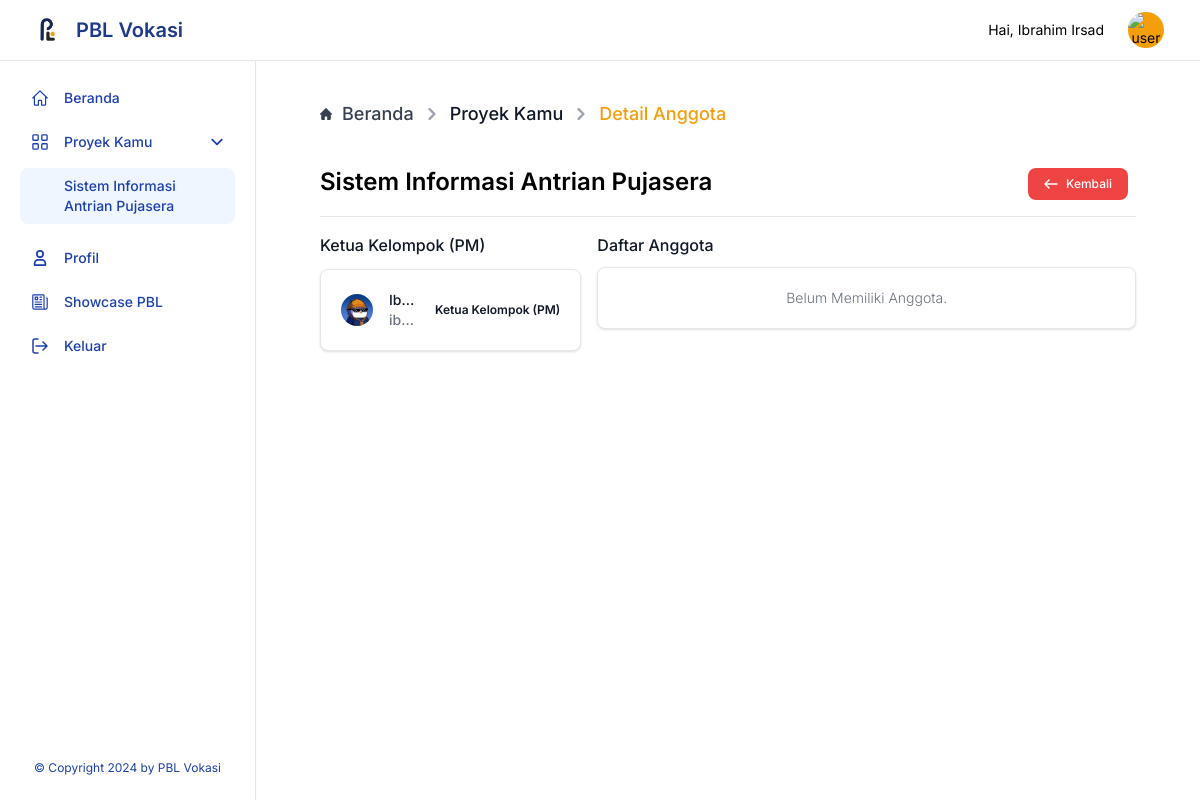
The page /user/details-anggota.php?bid=15&id=44 (signed in) on the database its author committed.
### tables this page shows
CREATE TABLE `bunch` (
  `bunch_id` int(20) NOT NULL,
  `bunch_name` varchar(250) NOT NULL,
  `leader_id` varchar(250) NOT NULL,
  `project_id` int(20) NOT NULL,
  `grade` int(20) NOT NULL,
  `status_show` varchar(12) NOT NULL
);

CREATE TABLE `proyek` (
  `id_proyek` int(20) NOT NULL,
  `nama_proyek` varchar(500) NOT NULL,
  `deskripsi_proyek` varchar(2500) NOT NULL,
  `id_user` varchar(250) NOT NULL,
  `req` varchar(2500) NOT NULL,
  `minggu` int(10) NOT NULL,
  `status_show` varchar(10) NOT NULL,
  `pict` varchar(250) NOT NULL,
  `category` int(11) NOT NULL
);

CREATE TABLE `user` (
  `email` varchar(250) NOT NULL,
  `id` varchar(20) NOT NULL,
  `nama_user` varchar(250) NOT NULL,
  `level` varchar(250) NOT NULL,
  `gambar` varchar(500) NOT NULL,
  `password` varchar(700) NOT NULL
);

### query/query.php (called while the page is built, shortened)
<?php
require 'connectdb.php';
function execThis($query)
{
  global $conn;
  $result = mysqli_query($conn, $query);
  $rows = [];
  while ($row = mysqli_fetch_assoc($result)) {
    $rows[] = $row;
  }
  return $rows;
}

### user/details-anggota.php (the view, shortened to what this page needs)
<?php
require '../query/query.php';
$get_all_members = execThis("SELECT member_id, bunch_member.id AS id_member, role, nama_user FROM bunch_member INNER JOIN user ON bunch_member.member_id = user.email WHERE bunch_id =" . $_GET['bid'] . "");
$get_leader_name = execThis("SELECT leader_id, nama_user, nama_proyek FROM bunch INNER JOIN user ON bunch.leader_id = user.email INNER JOIN proyek ON bunch.project_id = proyek.id_proyek WHERE bunch_id = " . $_GET['bid'] . "");
?>
<!DOCTYPE html>
<html lang="en">
<head>
  <?php include("./includes/head.php") ?>
</head>
<body class="">
  <?php include("./includes/navbar.php") ?>
  <?php include("./includes/aside.php") ?>
  <div class="p-4 sm:ml-64">
    <div class="rounded-lg mt-14 flex flex-col item-start">
      <div class="mx-auto w-full px-4 lg:px-12">
        <nav class="flex my-7" aria-label="Breadcrumb">
          <ol class="inline-flex items-center space-x-1 md:space-x-2 rtl:space-x-reverse">
            <li class="inline-flex items-center">
              <a href="./dashboard.php" class="inline-flex items-center lg:text-lg text-sm font-medium text-gray-700 hover:text-amber-500">
                Beranda
              </a>
            </li>
            <li class="inline-flex items-center">
              <div class="flex items-center">
                <svg class="ms-1 rtl:rotate-180 w-3 h-3 text-gray-400 mx-1" aria-hidden="true" xmlns="http://www.w3.org/2000/svg" fill="none" viewBox="0 0 6 10">
                  <path stroke="currentColor" stroke-linecap="round" stroke-linejoin="round" stroke-width="2" d="m1 9 4-4-4-4" />
                </svg>
                <a href="./projects.php?bid=<?= $_GET['bid'] ?>&id=<?= $_GET['id'] ?>" class="inline-flex items-center lg:text-lg text-xs md:text-md font-medium text-gray-700 hover:text-amber-800">
                  <span class="ms-1 lg:text-lg text-sm md:text-md font-medium text-gray-900 hover:text-amber-500 md:ms-2">Proyek Kamu</span>
                </a>
              </div>
            </li>
            <li aria-current="page">
              <div class="flex items-center">
                <svg class="rtl:rotate-180 w-3 h-3 text-gray-400 mx-1" aria-hidden="true" xmlns="http://www.w3.org/2000/svg" fill="none" viewBox="0 0 6 10">
                  <path stroke="currentColor" stroke-linecap="round" stroke-linejoin="round" stroke-width="2" d="m1 9 4-4-4-4" />
                </svg>
                <span class="ms-1 lg:text-lg text-sm font-medium text-amber-500 md:ms-2">Detail Anggota</span>
              </div>
            </li>
          </ol>
        </nav>
        <div class="flex w-full justify-between items-center">
          <h2 class="text-2xl mb-1 font-semibold"><?= $get_leader_name[0]['nama_proyek'] ?></h2>
          <div class="flex items-center flex-wrap">
            <a href="./projects.php?bid=<?= $_GET['bid'] ?>&id=<?= $_GET['id'] ?>" type="button" class="text-white bg-red-500 hover:bg-red-400 focus:ring-4 focus:outline-none focus:ring-red-300 font-medium rounded-lg text-xs px-4 py-2 text-center inline-flex items-center me-2 my-3">
              <svg class="w-3.5 h-3.5 me-2" aria-hidden="true" xmlns="http://www.w3.org/2000/svg" fill="none" viewBox="0 0 14 10">
                <path stroke="currentColor" stroke-linecap="round" stroke-linejoin="round" stroke-width="1.5" d="M13 5H1m0 0 4 4M1 5l4-4" />
              </svg>
              Kembali
            </a>
          </div>
        </div>
        <div class="mt-1 border-t border-gray-200">
          <dl class="divide-y divide-gray-100">
            <div class="px-1 sm:grid grid-cols-1 md:grid-cols-2 lg:grid-cols-3 sm:gap-4 sm:px-0">
              <dt class="text-md mt-4 font-medium leading-6 text-gray-900 flex flex-col col-span-2 lg:col-span-1">
                <p class="text-md text-gray-900">Ketua Kelompok (PM)</p>
                <div class="bg-white border shadow border-gray-200 mt-3 p-5 rounded-lg col-span-2">
                  <ul class="max-w-full">
                    <?php foreach ($get_leader_name as $all) : ?>
                      <li class="pb-3 sm:pb-4 mt-2.5 last:border-0 last:pb-0 first:mt-0 border-b border-gray-200">
                        <div class="flex items-center space-x-4 rtl:space-x-reverse">
                          <div class="flex-shrink-0">
                            <img class="w-8 h-8 rounded-full" src="../assets/img/ian.jpeg" alt="">
                          </div>
                          <div class="flex-1 min-w-0">
                            <p class="text-sm font-medium text-gray-900 truncate ">
                              <?= $all['nama_user'] ?>
                            </p>
                            <p class="text-sm text-gray-500 truncate">
                              <?= $all['leader_id'] ?>
                            </p>
                          </div>
                          <div class="inline-flex items-center text-xs font-semibold text-gray-900 ">
                            Ketua Kelompok (PM)
                          </div>
                        </div>
                      </li>
                    <?php endforeach; ?>
                  </ul>
                </div>
              </dt>
              <dd class="mt-1 font-medium leading-6 text-gray-900 sm:col-span-2 sm:mt-4">
                <p class="text-md text-gray-900">Daftar Anggota</p>
                <div class="bg-white border shadow border-gray-200 mt-2.5 p-5 rounded-lg">
                  <ul class="max-w-full">
                    <?php if (empty($get_all_members)) : ?>
                      <p class="text-center text-gray-500 text-sm font-light">Belum Memiliki Anggota.</p>
                    <?php endif; ?>
                  </ul>
                </div>
              </dd>
            </div>
          </dl>
        </div>
      </div>
    </div>
  </div>
</body>
</html>

### user/includes/aside.php (shortened to what this page needs)
<?php
require_once "/xampp/htdocs/pbl/query/query.php";
$user_projects_pm = execThis("SELECT bunch.bunch_id, project_id, bunch_name, nama_proyek FROM bunch INNER JOIN proyek ON bunch.project_id = proyek.id_proyek WHERE leader_id = '" . $_SESSION['email'] . "'");
$pagename = substr($_SERVER['SCRIPT_NAME'], strrpos($_SERVER['SCRIPT_NAME'], "/") + 1);
?>
<aside id="logo-sidebar" class="fixed top-0 left-0 z-40 w-64 h-screen pt-20 px-4 transition-transform -translate-x-full bg-white border-r shadow-sm border-gray-200 sm:translate-x-0" aria-label="Sidebar">
   <div class="h-full px-1 pb-6 overflow-y-auto bg-white flex flex-col justify-between align-center">
      <ul class="space-y-2 font-medium">
         <li>
            <a href="/PBL/user/dashboard.php" class="flex
            <?= $pagename == 'dashboard.php' ? 'bg-blue-50' : '' ?>
            items-center hover:bg-blue-50 py-2 px-3 font-medium text-blue-800 text-sm rounded-lg group">
               <span class="ml-4">Beranda</span>
            </a>
         </li>
         <li>
            <button type="button" class="flex items-center w-full hover:bg-blue-50 py-2 px-3 font-medium text-blue-800 text-sm transition duration-75 rounded-lg group " aria-controls="dropdown-example" data-collapse-toggle="dropdown-example">
               <span class="flex-1 ml-4 text-left whitespace-nowrap">Proyek Kamu</span>
               <svg class="w-3 h-3" aria-hidden="true" xmlns="http://www.w3.org/2000/svg" fill="none" viewBox="0 0 10 6">
                  <path stroke="currentColor" stroke-linecap="round" stroke-linejoin="round" stroke-width="1.5" d="m1 1 4 4 4-4" />
               </svg>
            </button>
            <ul id="dropdown-example" class="<?= ($pagename == 'projects.php' || $pagename == 'details-anggota.php' || $pagename == 'details-progress.php' || $pagename == 'submit-projects.php' || $pagename == 'request.php' || $pagename == 'todo_add.php'  || $pagename == 'doing_add.php' || $pagename == 'done_add.php' || $pagename == 'edit-progress.php') ? '' : 'hidden' ?> py-2 space-y-2 duration-300">
               <?php foreach ($user_projects_pm as $upm) : ?>
                  <li>
                     <a href="/PBL/user/projects.php?bid=<?= $upm['bunch_id'] ?>&id=<?= $upm['project_id'] ?>" class="flex
                     <?php if ($pagename == 'projects.php' || $pagename == 'details-anggota.php' || $pagename == 'details-progress.php' || $pagename == 'submit-projects.php' || $pagename == 'request.php' || $pagename == 'todo_add.php'  || $pagename == 'doing_add.php' || $pagename == 'done_add.php' || $pagename == 'edit-progress.php') : ?>
                     <?=
                        $_GET['id'] == $upm['project_id'] ? 'bg-blue-50' : ''
                     ?>
                     <?php endif; ?>
                     items-center w-full hover:bg-blue-50 py-2 px-3 font-medium text-blue-800 text-sm transition duration-75 rounded-lg pl-11 group "><?= $upm['nama_proyek'] ?></a>
                  </li>
               <?php endforeach; ?>
            </ul>
         </li>
         <li>
            <a href="/PBL/user/profile.php" class="flex
            <?= $pagename == 'profile.php' ? 'bg-blue-50' : '' ?>
            items-center hover:bg-blue-50 py-2 px-3 font-medium text-blue-800 text-sm rounded-lg  group">
               <span class="flex-1 ml-4 whitespace-nowrap">Profil</span>
            </a>
         </li>
         <li>
            <a href="/PBL/user/showcase.php" class="flex items-center hover:bg-blue-50 py-2 px-3 font-medium text-blue-800 text-sm rounded-lg  group">
               <span class="flex-1 ml-4 whitespace-nowrap">Showcase PBL</span>
            </a>
         </li>
         <li>
            <a href="/PBL/user/logout.php" class="flex items-center hover:bg-blue-50 py-2 px-3 font-medium text-blue-800 text-sm rounded-lg  group">
               <span class="flex-1 ml-4 whitespace-nowrap">Keluar</span>
            </a>
         </li>
      </ul>
      <div>
         <p class="text-xs text-blue-800 text-center">&#169; Copyright 2024 by PBL Vokasi</p>
      </div>
   </div>
</aside>

### user/includes/head.php (style rules this page uses)
body { font-family: 'Inter', sans-serif; }
html { scroll-behavior: smooth; }

### rows shown on the page
bunch: project.nama_proyek "Sistem Informasi Antrian Pujasera", leader.nama_user "Ib…", leader "ib…"

### other values the page prints
$_SESSION['nama_user'] "Ibrahim Irsad"
